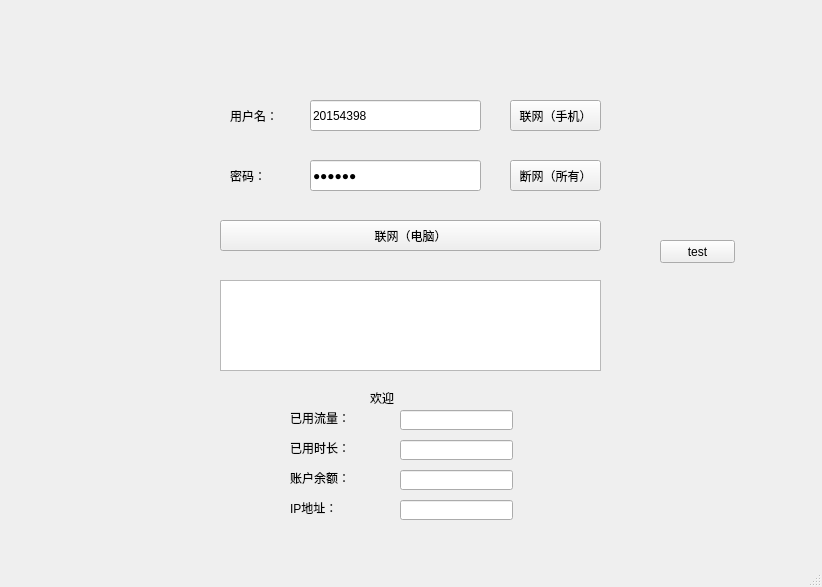
<?xml version="1.0" encoding="UTF-8"?>
<ui version="4.0">
 <class>MainWindow</class>
 <widget class="QMainWindow" name="MainWindow">
  <property name="geometry">
   <rect>
    <x>0</x>
    <y>0</y>
    <width>822</width>
    <height>587</height>
   </rect>
  </property>
  <property name="windowTitle">
   <string>MainWindow</string>
  </property>
  <widget class="QWidget" name="centralwidget">
   <widget class="QLabel" name="label">
    <property name="geometry">
     <rect>
      <x>230</x>
      <y>110</y>
      <width>54</width>
      <height>12</height>
     </rect>
    </property>
    <property name="text">
     <string>用户名：</string>
    </property>
   </widget>
   <widget class="QLabel" name="label_2">
    <property name="geometry">
     <rect>
      <x>230</x>
      <y>170</y>
      <width>54</width>
      <height>12</height>
     </rect>
    </property>
    <property name="text">
     <string>密码：</string>
    </property>
   </widget>
   <widget class="QPushButton" name="pushButton">
    <property name="geometry">
     <rect>
      <x>510</x>
      <y>100</y>
      <width>91</width>
      <height>31</height>
     </rect>
    </property>
    <property name="text">
     <string>联网（手机）</string>
    </property>
   </widget>
   <widget class="QPushButton" name="pushButton_2">
    <property name="geometry">
     <rect>
      <x>220</x>
      <y>220</y>
      <width>381</width>
      <height>31</height>
     </rect>
    </property>
    <property name="text">
     <string>联网（电脑）</string>
    </property>
   </widget>
   <widget class="QPushButton" name="pushButton_3">
    <property name="geometry">
     <rect>
      <x>510</x>
      <y>160</y>
      <width>91</width>
      <height>31</height>
     </rect>
    </property>
    <property name="text">
     <string>断网（所有）</string>
    </property>
   </widget>
   <widget class="QLineEdit" name="lineEdit">
    <property name="geometry">
     <rect>
      <x>310</x>
      <y>100</y>
      <width>171</width>
      <height>31</height>
     </rect>
    </property>
    <property name="text">
     <string>20154398</string>
    </property>
    <property name="placeholderText">
     <string>输入用户名</string>
    </property>
   </widget>
   <widget class="QLineEdit" name="lineEdit_2">
    <property name="geometry">
     <rect>
      <x>310</x>
      <y>160</y>
      <width>171</width>
      <height>31</height>
     </rect>
    </property>
    <property name="text">
     <string>970228</string>
    </property>
    <property name="echoMode">
     <enum>QLineEdit::Password</enum>
    </property>
    <property name="placeholderText">
     <string>输入密码</string>
    </property>
   </widget>
   <widget class="QTextEdit" name="textEdit">
    <property name="geometry">
     <rect>
      <x>220</x>
      <y>280</y>
      <width>381</width>
      <height>91</height>
     </rect>
    </property>
   </widget>
   <widget class="QPushButton" name="pushButton_4">
    <property name="geometry">
     <rect>
      <x>660</x>
      <y>240</y>
      <width>75</width>
      <height>23</height>
     </rect>
    </property>
    <property name="text">
     <string>test</string>
    </property>
   </widget>
   <widget class="QLabel" name="label_3">
    <property name="geometry">
     <rect>
      <x>370</x>
      <y>390</y>
      <width>91</width>
      <height>16</height>
     </rect>
    </property>
    <property name="text">
     <string>欢迎</string>
    </property>
   </widget>
   <widget class="QLabel" name="label_4">
    <property name="geometry">
     <rect>
      <x>290</x>
      <y>410</y>
      <width>61</width>
      <height>16</height>
     </rect>
    </property>
    <property name="text">
     <string>已用流量：</string>
    </property>
   </widget>
   <widget class="QLabel" name="label_5">
    <property name="geometry">
     <rect>
      <x>290</x>
      <y>440</y>
      <width>61</width>
      <height>16</height>
     </rect>
    </property>
    <property name="text">
     <string>已用时长：</string>
    </property>
   </widget>
   <widget class="QLabel" name="label_6">
    <property name="geometry">
     <rect>
      <x>290</x>
      <y>470</y>
      <width>61</width>
      <height>16</height>
     </rect>
    </property>
    <property name="text">
     <string>账户余额：</string>
    </property>
   </widget>
   <widget class="QLabel" name="label_7">
    <property name="geometry">
     <rect>
      <x>290</x>
      <y>500</y>
      <width>61</width>
      <height>16</height>
     </rect>
    </property>
    <property name="text">
     <string>IP地址：</string>
    </property>
   </widget>
   <widget class="QLineEdit" name="lineEdit_3">
    <property name="geometry">
     <rect>
      <x>400</x>
      <y>410</y>
      <width>113</width>
      <height>20</height>
     </rect>
    </property>
   </widget>
   <widget class="QLineEdit" name="lineEdit_4">
    <property name="geometry">
     <rect>
      <x>400</x>
      <y>440</y>
      <width>113</width>
      <height>20</height>
     </rect>
    </property>
   </widget>
   <widget class="QLineEdit" name="lineEdit_5">
    <property name="geometry">
     <rect>
      <x>400</x>
      <y>470</y>
      <width>113</width>
      <height>20</height>
     </rect>
    </property>
   </widget>
   <widget class="QLineEdit" name="lineEdit_6">
    <property name="geometry">
     <rect>
      <x>400</x>
      <y>500</y>
      <width>113</width>
      <height>20</height>
     </rect>
    </property>
   </widget>
  </widget>
  <widget class="QStatusBar" name="statusbar"/>
 </widget>
 <resources/>
 <connections/>
</ui>
